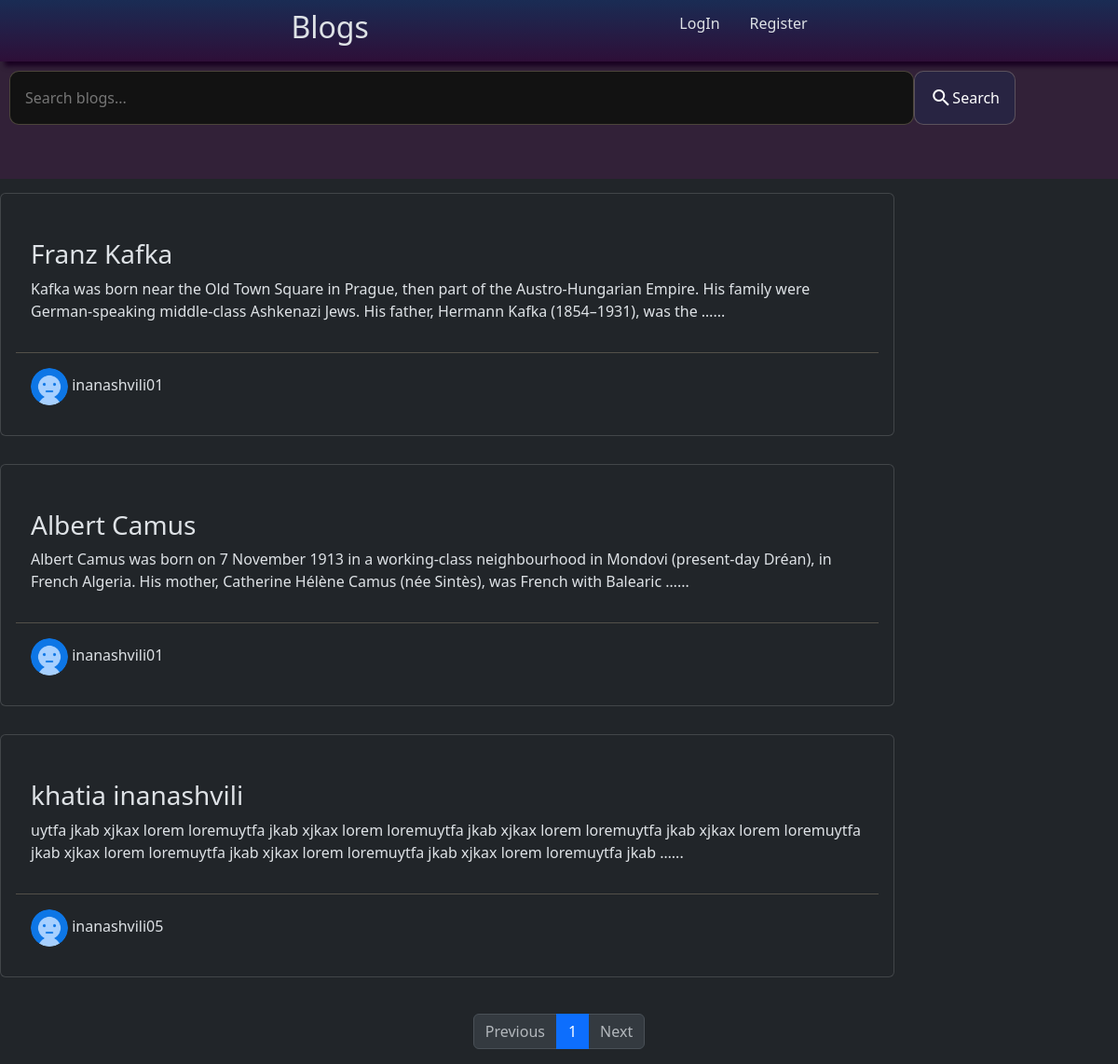
The app's page /, older data.
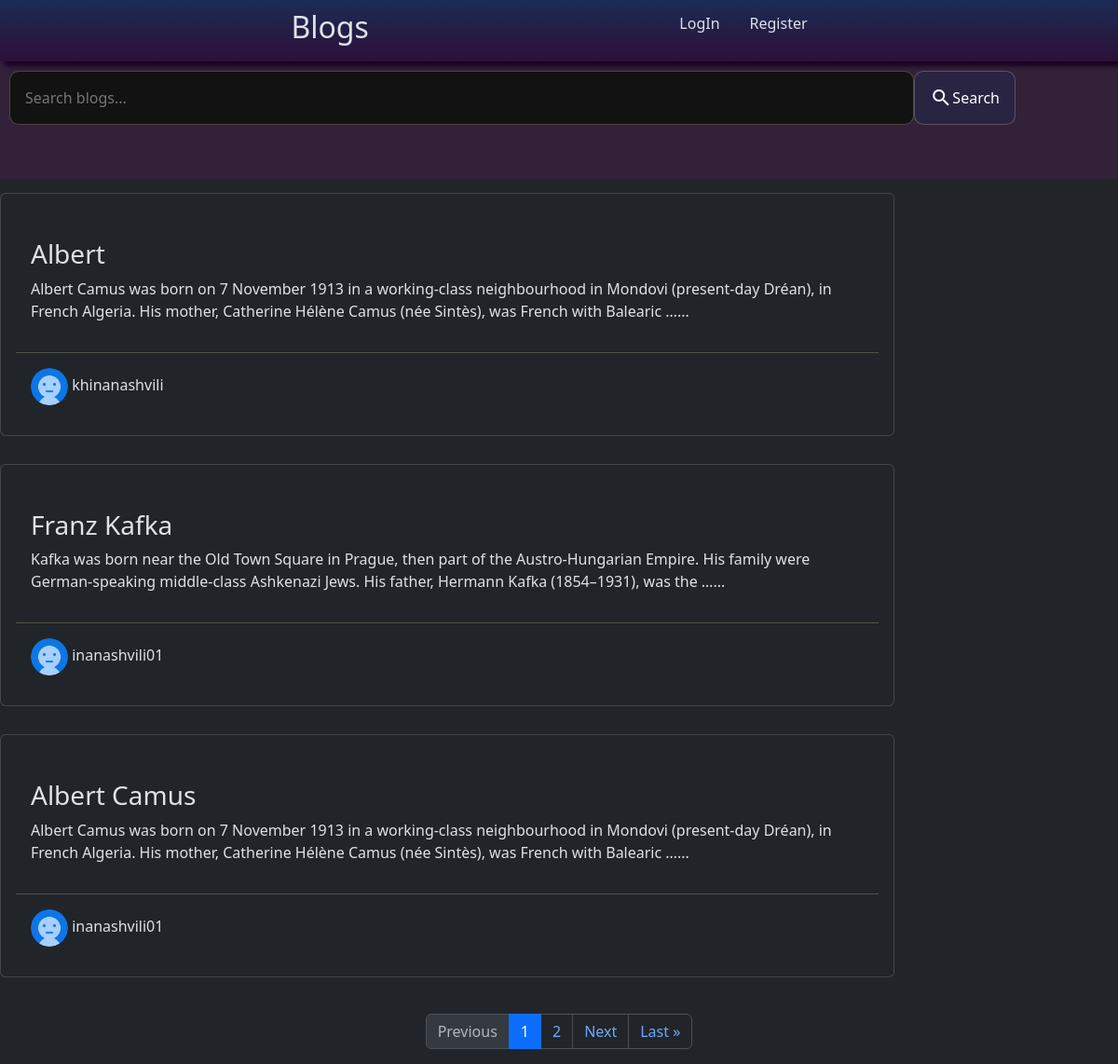
The same page, newer data.
### blogs/models.py (models this page shows, shortened)
class Blogs(models.Model):
    title = models.CharField(max_length=50)
    description = models.TextField()
    authors = models.ManyToManyField("Author")
    created = models.DateTimeField(auto_now_add=True, null=True)
    class Meta:
        ordering = ['-created']

class Author(models.Model):
    user = models.OneToOneField(User, on_delete=models.CASCADE, null=True, blank=True)
    avatar = models.ImageField(null=True, default= 'avatar.png' )
    name = models.CharField(max_length=50)

### blogs/views.py (the view)
# urls.py: path('', views.home, name='home'),
def home(request):
    blogs_author = Author.objects.all()
    query = request.GET.get('query', "").strip()
    blog_list = Blogs.objects.filter(title__icontains=query) if query else Blogs.objects.all()
    paginator = Paginator(blog_list, 3)
    page_number = request.GET.get('page', 1)
    try:
        blogs = paginator.page(page_number)
    except PageNotAnInteger:
        blogs = paginator.page(1)
    except EmptyPage:
        blogs = paginator.page(paginator.num_pages)
    if request.method == "POST":
        form = BlogForm(request.POST, request.FILES)
        if form.is_valid():
            blog = form.save(commit=False)
            author, created = Author.objects.get_or_create(user=request.user, defaults={"name": request.user.username})
            blog.save()
            blog.authors.add(author)
            return redirect('home')
    else:
        form = BlogForm()
    context = {
        "blogs": blogs,
        "blogs_author": blogs_author,
        "page_range": paginator.page_range,
        "form": form,
    }
    return render(request, 'blogs/home.html', context)

### blogs/forms.py
class BlogForm(forms.ModelForm):
    class Meta:
        model = Blogs
        fields = ['title', 'description']

### blogs/templates/blogs/home.html (shortened to what this page needs)
{% extends 'index.html' %}
{% load static %}
{% block content %}
<div class="forms-container">
  <div class="">
    <form method="GET" class="search-form">
      <input type="text" name="query" placeholder="Search blogs..." value="{{ request.GET.query }}">
      <button type="submit"><span class="material-icons md-light">search</span> Search</button>
    </form>
  </div>
</div>
{% include 'blogs/blog_list.html' %}
{% include 'blogs/paginator.html' %}
{% endblock %}

### blogs/templates/blogs/blog_list.html (shortened to what this page needs)
{% block content %}
{% for blog in blogs %}
<div class="blog-list">
    {% if blog.id %}
    <a href="{% url 'blog_detail' blog.id %}" class="text-decoration-none d-flex">
    {% endif %}
        <div class="card">
            <div class="card-body">
                <div class="blog">
                    <h3 class="card-title">{{ blog.title }}</h3>
                    <p class="card-text">{{ blog.description|truncatewords:30 }}...</p>
                </div>
                <div class="author">
                    {% for author in blog.authors.all %}
                    <a href="{% url 'author_profile' author.id %}">
                            <img src="{{ author.avatar.url }}" alt="{{ author.name }}" style="width: 2.5em; height: 2.5em; border-radius: 100%;">
                            <span>{{ author.name }}</span>
                        </a>
                    {% endfor %}
                </div>
            </div>
        </div>
    </a>
</div>
{% endfor %}
{% endblock %}

Row changes from the older to the newer data that the page shows:
no longer on this page (row edited): Blogs: title "khatia inanashvili", description "uytfa jkab xjkax lorem loremuytfa jkab xjkax lorem loremuytfa jkab xjkax lorem loremuytfa jkab xjkax lorem loremuytfa jkab xjkax lorem loremuytfa jkab xjkax lorem loremuytfa jkab xjkax lorem loremuytfa jkab …"
no longer on this page (row edited): Author: avatar (placeholder picture), name "inanashvili05", shown under "khatia inanashvili"
added Blogs: title "Albert", description "Albert Camus was born on 7 November 1913 in a working-class neighbourhood in Mondovi (present-day Dréan), in French Algeria. His mother, Catherine Hélène Camus (née Sintès), was French with Balearic …"
added Author: avatar (placeholder picture), name "khinanashvili", shown under "Albert"
Text that changed along with them:
new list line: "2"
text now shown: "Last »"
